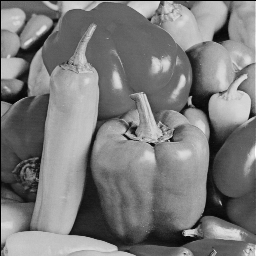
#> input picture week6/Peppers.png, 256 x 256 px
$ python Equalizer.py Peppers.png
#> lines starting #> are read from the running program, lines starting #| are printed output that depends on the picture; after the words box and inside, x2 and y2 are one past the last pixel; in counts of white or black regions, pixels touching at a corner belong together
from scipy.fft import fft2, ifft2
from scipy.signal import convolve2d as conv2d
import numpy as np
import cv2
import argparse


def Equalizer(BlurImage: np.array, Mask: np.array, CONST: float) -> np.array:
    HALFLEN = (Mask.shape[0] // 2, Mask.shape[1] // 2)

    ExtendMask = np.zeros_like(BlurImage)
    ExtendMask[: HALFLEN[0] + 1, : HALFLEN[1] + 1] = Mask[HALFLEN[0] :, HALFLEN[1] :]
    ExtendMask[-HALFLEN[0] :, : HALFLEN[1] + 1] = Mask[: HALFLEN[0], HALFLEN[1] :]
    ExtendMask[: HALFLEN[0] + 1, -HALFLEN[1] :] = Mask[HALFLEN[0] :, : HALFLEN[1]]
    ExtendMask[-HALFLEN[0] :, -HALFLEN[1] :] = Mask[: HALFLEN[0], : HALFLEN[1]]

    ExtendMask = fft2(ExtendMask)
    ExtendMask += CONST / np.conjugate(ExtendMask)
    ExtendMask = 1 / ExtendMask

    RecoverImage = fft2(BlurImage) * ExtendMask
    RecoverImage = np.abs(ifft2(RecoverImage)).astype("uint8")

    return RecoverImage


if __name__ == "__main__":
    parser = argparse.ArgumentParser()
    parser.add_argument("ImagePath", type = str)
    args = parser.parse_args()
    # Make image blurred
    Image = cv2.imread(args.ImagePath)
#> Image is the input picture: shape (256, 256, 3); min 0, max 254, mean 123.1
    Image = cv2.cvtColor(Image, cv2.COLOR_BGR2GRAY).astype("float16")
#> Image: shape (256, 256) float16

    Mask = [np.arange(-10, 11).reshape(1, 21) ** 2 for i in range(21)]
    Mask = np.concatenate(Mask, axis=0)
    Mask += Mask.transpose()
    Mask = np.exp(-0.1 * Mask)
    Mask /= Mask.sum()

    NOISEAMP1, NOISEAMP2 = 5, 20
    Noise1 = NOISEAMP1 * (np.random.rand(*Image.shape) - 0.5)
    Noise2 = NOISEAMP2 * (np.random.rand(*Image.shape) - 0.5)

    BlurImage1 = conv2d(Image, Mask, "same") + Noise1
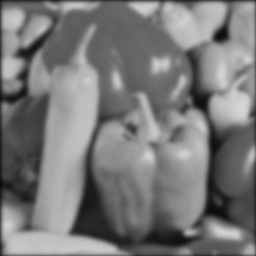
#> BlurImage1: shape (256, 256) float64; min 10.35, max 215.2, mean 121.6
    BlurImage2 = conv2d(Image, Mask, "same") + Noise2

    CONST_A, CONST_B = 0.04, 0.1
    RecoverImage1a = Equalizer(BlurImage1, Mask, CONST_A)
#> in Equalizer, `ExtendMask[: HALFLEN[0] + 1, : HALFLEN[1] + 1] = Mask[HALFLEN[0] :, HA..`:
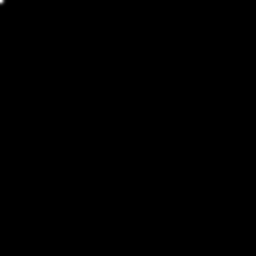
#> ExtendMask: shape (256, 256) float64; min 0, max 0.0318, mean 5.3e-06; drawn with min black and max white
#> in Equalizer, `ExtendMask[-HALFLEN[0] :, : HALFLEN[1] + 1] = Mask[: HALFLEN[0], HALFL..`: ExtendMask: shape (256, 256) float64; 0.17% of pixels changed, all inside (x1, y1, x2, y2) = (0, 246, 11, 256)
#> in Equalizer, `ExtendMask[: HALFLEN[0] + 1, -HALFLEN[1] :] = Mask[HALFLEN[0] :, : HAL..`: ExtendMask: shape (256, 256) float64; min 0, max 0.0318, mean 1.27e-05
#> in Equalizer, `ExtendMask[-HALFLEN[0] :, -HALFLEN[1] :] = Mask[: HALFLEN[0], : HALFLE..`: ExtendMask: shape (256, 256) float64; min 0, max 0.0318, mean 1.53e-05
#> in Equalizer, `RecoverImage = np.abs(ifft2(RecoverImage)).astype("uint8")`:
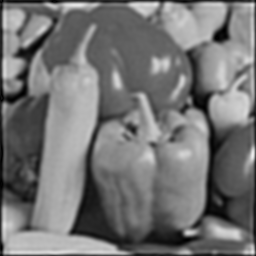
#> RecoverImage: shape (256, 256); min 0, max 237, mean 116.4
    RecoverImage1b = Equalizer(BlurImage1, Mask, CONST_B)

    RecoverImage2a = Equalizer(BlurImage2, Mask, CONST_A)
    RecoverImage2b = Equalizer(BlurImage2, Mask, CONST_B)

    BlurImages = np.concatenate((BlurImage1, BlurImage2), axis=1)
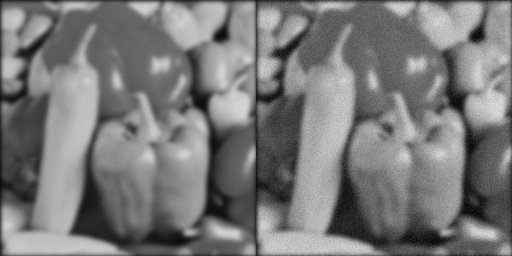
#> BlurImages: shape (256, 512) float64; min 4.64, max 222, mean 121.6
    RecoverImagesa = np.concatenate((RecoverImage1a, RecoverImage2a), axis=1)
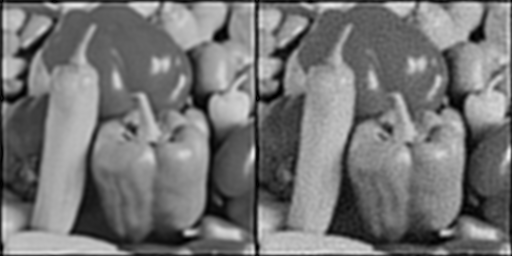
#> RecoverImagesa: shape (256, 512); min 0, max 238, mean 116.5
    RecoverImagesb = np.concatenate((RecoverImage1b, RecoverImage2b), axis=1)
    Result = np.concatenate((BlurImages, RecoverImagesa, RecoverImagesb), axis=0).astype("uint8")
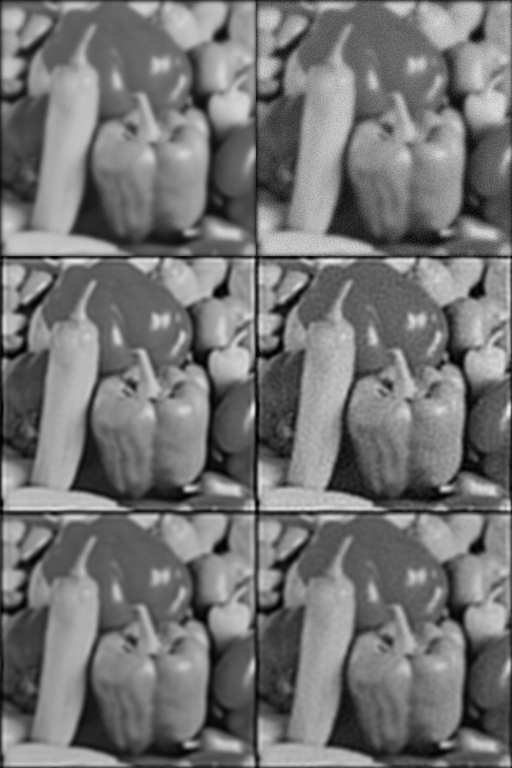
#> Result: shape (768, 512); min 0, max 238, mean 115.9

    cv2.imshow("Recover Image", Result)
    cv2.waitKey(0)
    cv2.destroyAllWindows()
